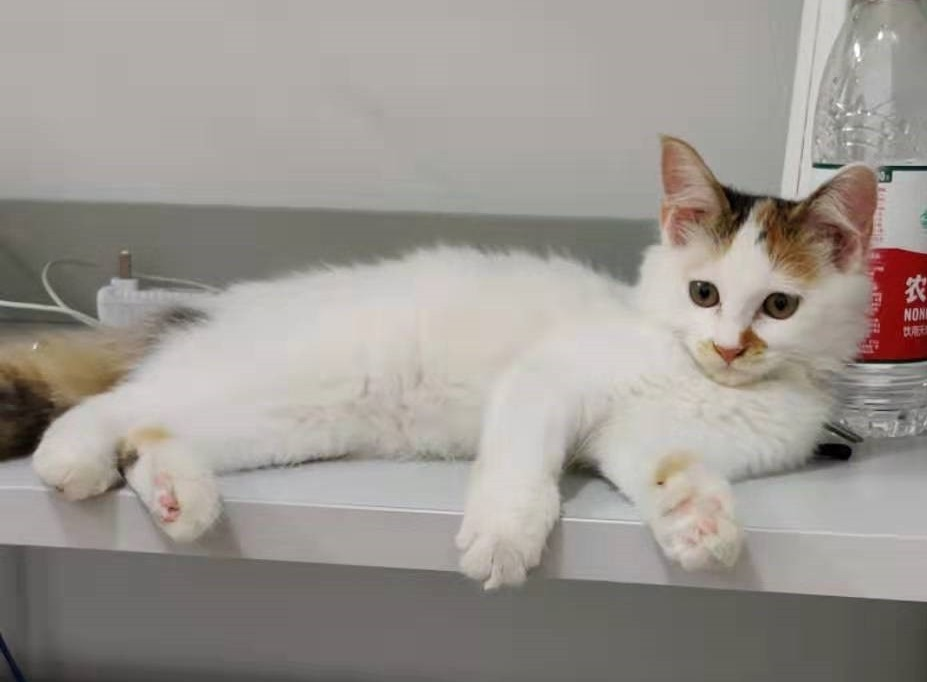
#> input picture cat.jpg, 927 x 682 px
$ python '图像阈值.py'
#> lines starting #> are read from the running program, lines starting #| are printed output that depends on the picture; after the words box and inside, x2 and y2 are one past the last pixel; in counts of white or black regions, pixels touching at a corner belong together
# -*- coding: utf-8 -*-
"""
Created on Thu Oct 31 09:15:43 2019

@author: Administrator
"""

'''
简单阈值，自适应阈值，Otsu's二值化等
学习的函数：cv2.threshold,cv2.adaptiveThreshold等
'''

'''全局阈值，用一个阈值在全图上做变换'''
import cv2
import numpy as np
import matplotlib.pyplot as plt
img = cv2.imread('cat.jpg',cv2.IMREAD_GRAYSCALE)
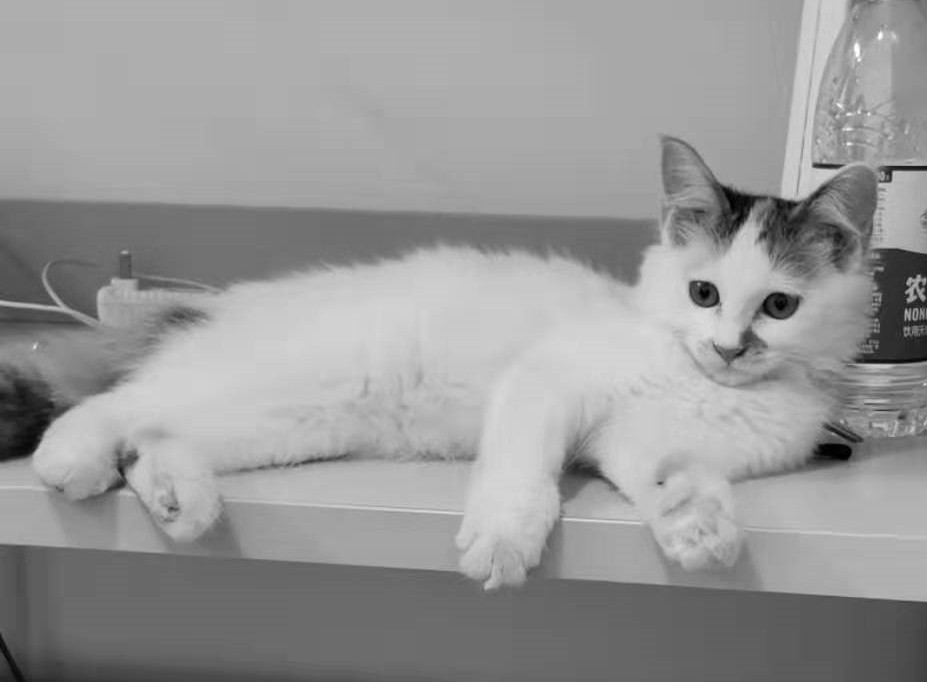
#> img: shape (682, 927); min 0, max 255, mean 151.8
#参数：被处理图像，阈值，更新阈值，阈值方法
ret,th1 = cv2.threshold(img,120,255,cv2.THRESH_BINARY)  #二值化，高于阈值部分用更新阈值替代
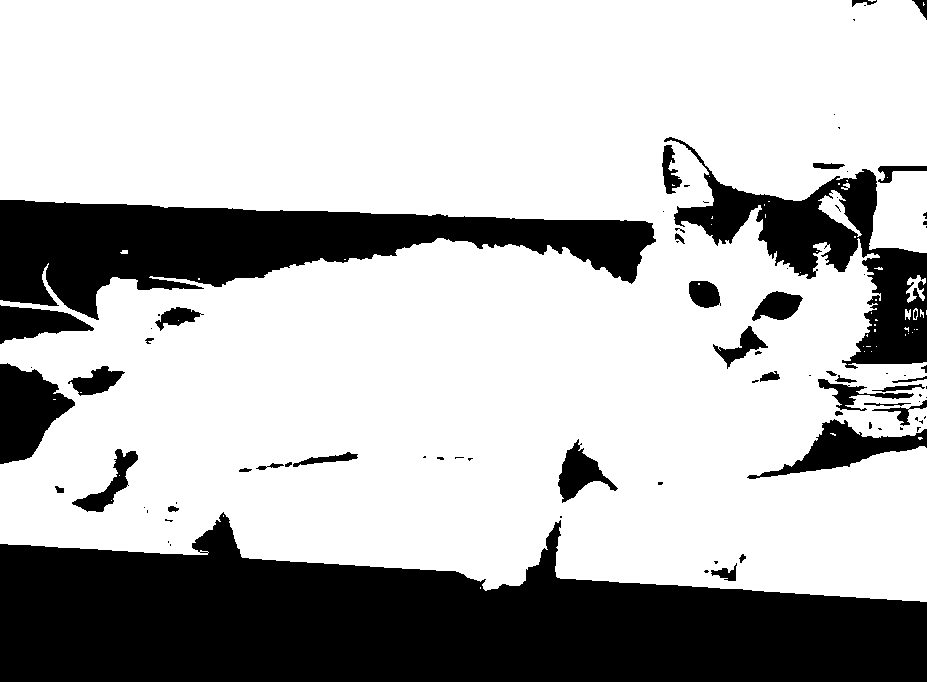
#> th1: shape (682, 927); 71.7% white; 89 black regions (49 under 20 px), largest, box (x1, y1, x2, y2) and area: (0, 512, 927, 682) 102978, (0, 200, 656, 320) 37993, (664, 137, 927, 369) 16871
ret,th2 = cv2.threshold(img,120,255,cv2.THRESH_BINARY_INV) #低于阈值部分用更新阈值取代
ret,th3 = cv2.threshold(img,120,255,cv2.THRESH_TRUNC)  #截断阈值化
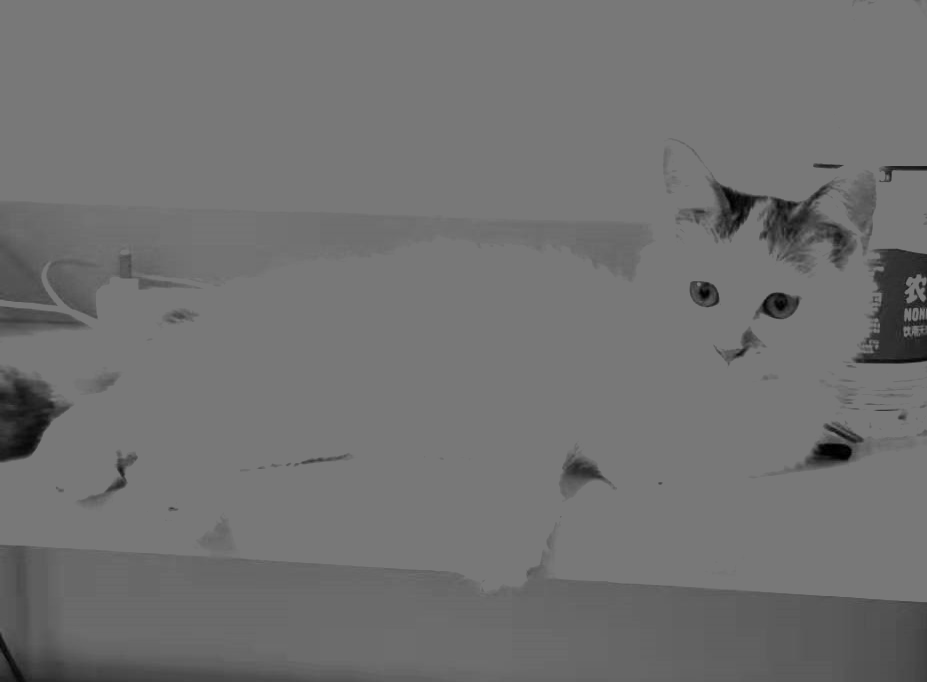
#> th3: shape (682, 927); min 0, max 120, mean 113.2
ret,th4 = cv2.threshold(img,120,255,cv2.THRESH_TOZERO)  #低于阈值部分取0
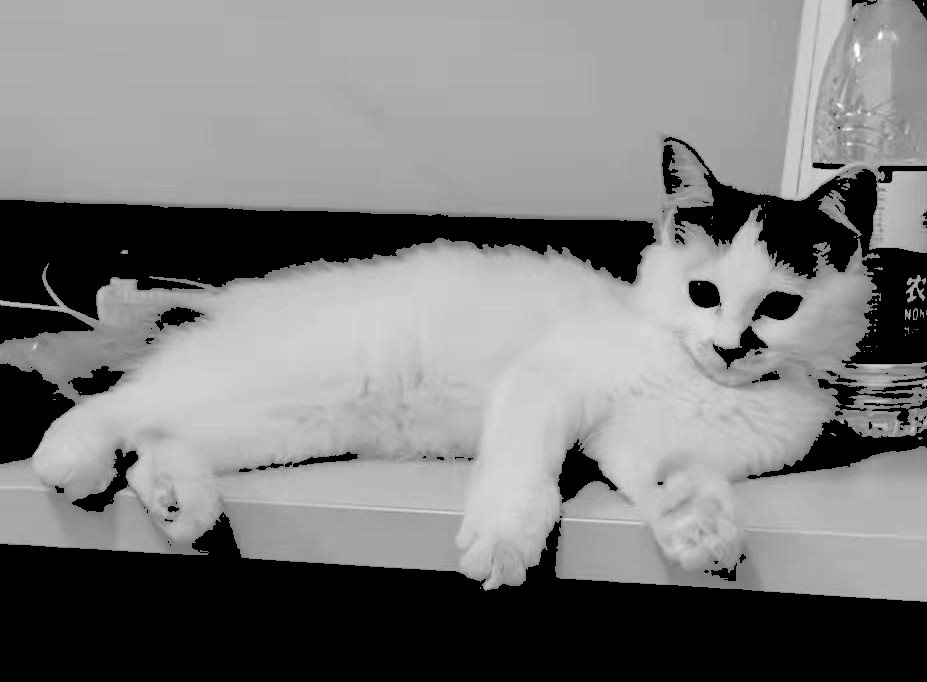
#> th4: shape (682, 927); min 0, max 255, mean 124.6
ret,th5 = cv2.threshold(img,120,255,cv2.THRESH_TOZERO_INV)  #高于阈值部分取0
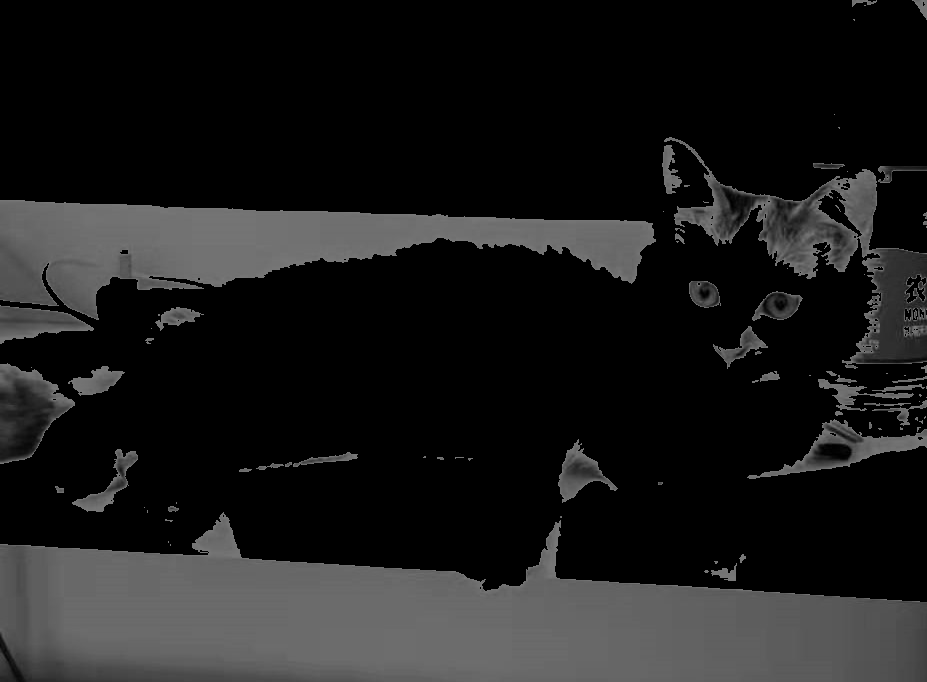
#> th5: shape (682, 927); min 0, max 120, mean 27.2
title = ['img','th1','th2','th3','th4','th5']
image = [img,th1,th2,th3,th4,th5]
for i in range(len(title)):
    plt.subplot(2,3,i+1),plt.imshow(image[i],'gray')
    plt.title(title[i])
    plt.xticks([])
    plt.yticks([])
plt.show()


'''
自适应阈值，在图像不同区域采用不同的阈值
方法：1.cv2.ADAPTIVE_THRESH_MEAN_C，阈值取自领域区域的平均值
2.cv2.ADAPTIVE_THRESH_GAUSSIAN_C,阈值取自领域区域的加权和，权重为一个高斯窗口

BLOCK_SIZE：领域大小
C：常数，最后的阈值是上述方法得到后的值减去C
'''

import cv2
import numpy as np
import matplotlib.pyplot as plt
img = cv2.imread('cat.jpg',cv2.IMREAD_GRAYSCALE)
#img = img.astype(np.float32)
img = cv2.medianBlur(img,5)
ret,th1 = cv2.threshold(img,120,255,cv2.THRESH_BINARY)
#> th1: shape (682, 927); 71.8% white; 47 black regions (10 under 20 px), largest, box (x1, y1, x2, y2) and area: (0, 514, 927, 682) 102987, (0, 200, 655, 319) 38022, (674, 168, 927, 368) 16887
#参数：被处理图像，更新阈值，阈值选取方法，阈值方法，领域大小，
th2 = cv2.adaptiveThreshold(img,255,cv2.ADAPTIVE_THRESH_MEAN_C,cv2.THRESH_BINARY,11,2)
#> th2: shape (682, 927); 87.3% white; 1152 black regions (865 under 20 px), largest, box (x1, y1, x2, y2) and area: (658, 133, 927, 364) 7062, (0, 395, 636, 598) 6034, (0, 199, 662, 287) 5814
th3 = cv2.adaptiveThreshold(img,255,cv2.ADAPTIVE_THRESH_GAUSSIAN_C,cv2.THRESH_BINARY,11,2)
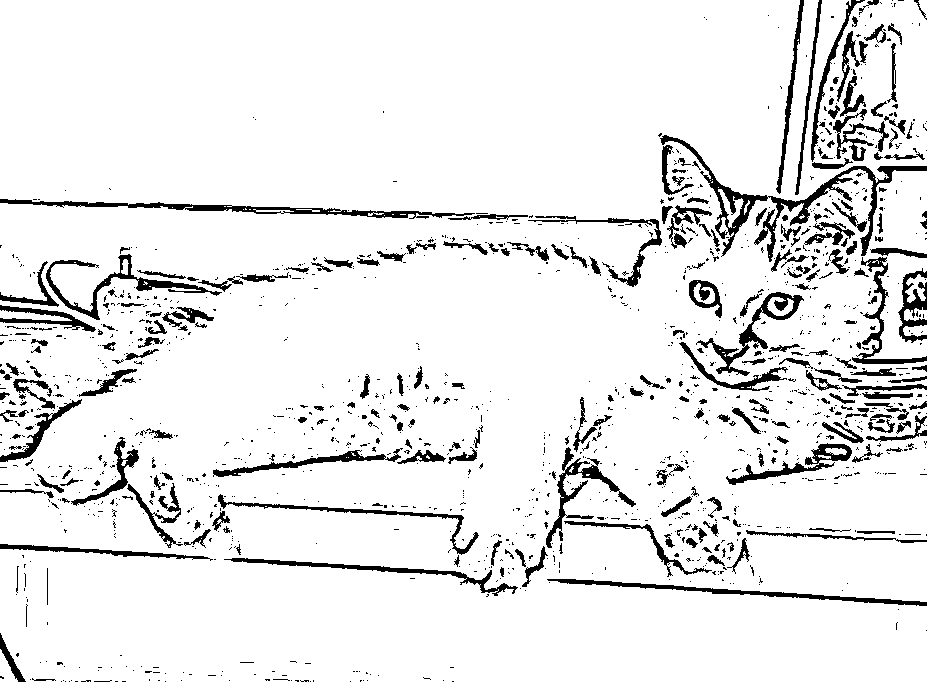
#> th3: shape (682, 927); 91.6% white; 1427 black regions (1166 under 20 px), largest, box (x1, y1, x2, y2) and area: (660, 135, 927, 262) 3627, (0, 199, 475, 219) 2103, (547, 579, 927, 606) 1551
title = ['img','GLOBAL','ADAPTIVE_MEAN','ADAPTIVE_GAUSSIAN']
image = [img,th1,th2,th3]
'''
for i in range(len(title)):
    cv2.imshow(title[i],image[i])
cv2.waitKey(0)
cv2.destroyAllWindows()
'''
for i in range(len(title)):
    plt.subplot(2,2,i+1),plt.imshow(image[i],'gray')
    plt.title(title[i])
    plt.xticks([])
    plt.yticks([])
plt.show()


'''
Otsu's二值化
在全局阈值中，我们要不断尝试选取合适的阈值对图像进行阈值化处理
对于图像直方图是双峰时，使用Otsu二值化可以自动寻找最佳的阈值
这对于双峰图像有优势，对于非双峰图像可能不理想
使用的函数是cv2.threshold(),要额外增加一个参数cv2.THRESE_OTSU,
最佳阈值的返回值是retVal，使用该二值化时，函数内的阈值要设为0
'''
import cv2
import numpy as np
import matplotlib.pyplot as plt
img = cv2.imread('cat.jpg',cv2.IMREAD_GRAYSCALE)
#img = img.astype(np.float32)
img = cv2.medianBlur(img,5)
ret,th1 = cv2.threshold(img,120,255,cv2.THRESH_BINARY)
print(ret)
ret,th2 = cv2.threshold(img,0,255,cv2.THRESH_BINARY+cv2.THRESH_OTSU)
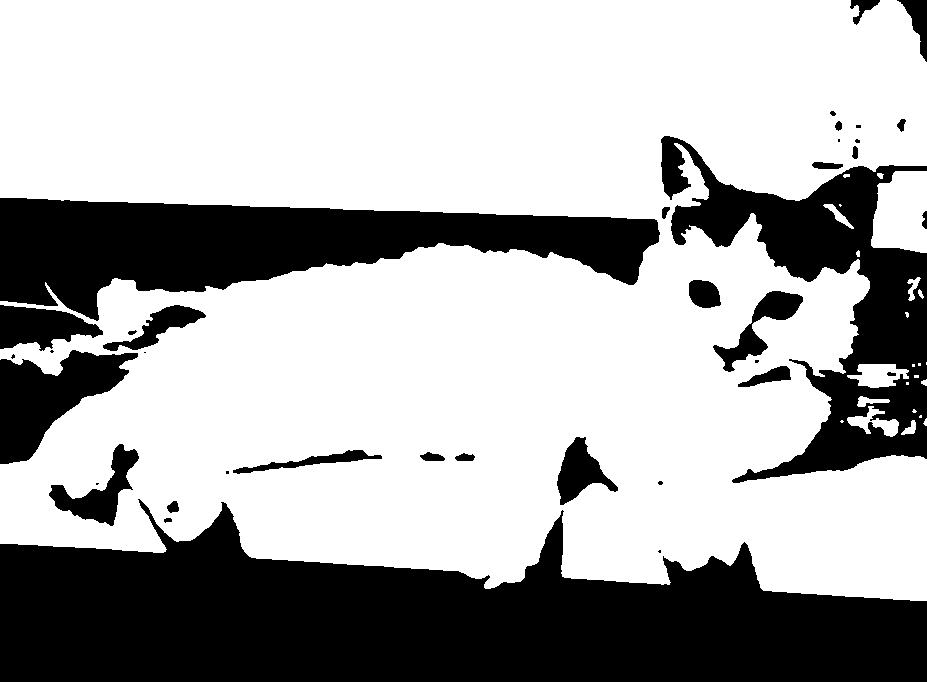
#> th2: shape (682, 927); 67.5% white; 38 black regions (11 under 20 px), largest, box (x1, y1, x2, y2) and area: (0, 499, 927, 682) 107465, (0, 198, 660, 321) 42674, (661, 136, 927, 483) 31820
#> ret = 138
print(ret)
#| 138.0
title = ['img','GLOBAL','OTSU']
image = [img,th1,th2]
for i in range(len(title)):
    plt.subplot(3,1,i+1),plt.imshow(image[i],'gray')
    plt.title(title[i])
    plt.xticks([])
    plt.yticks([])
plt.show()

$ run again, with aero.jpg copied over cat.jpg
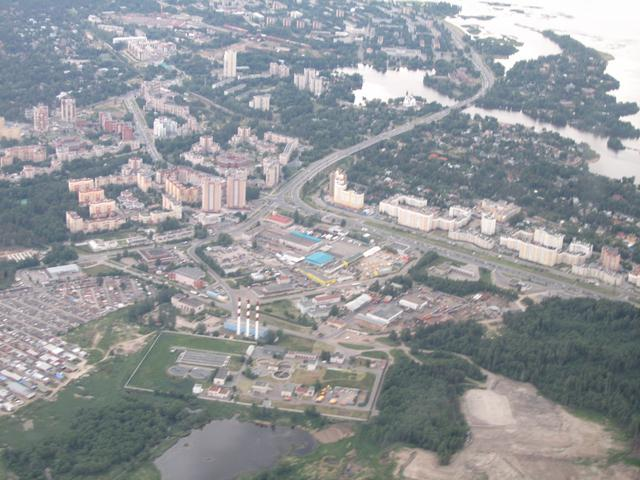
#> input picture aero.jpg, 640 x 480 px
#> `ret,th1 = cv2.threshold(img,120,255,cv2.THRESH_BINARY)`:
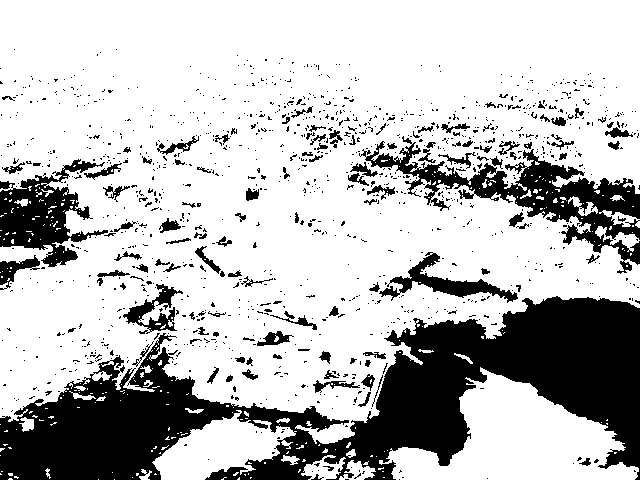
#> th1: shape (480, 640); 74.3% white; 1204 black regions (1082 under 20 px), largest, box (x1, y1, x2, y2) and area: (0, 296, 640, 480) 50902, (359, 136, 640, 274) 8964, (0, 159, 108, 267) 5114
#> `ret,th2 = cv2.threshold(img,0,255,cv2.THRESH_BINARY+cv2.THRESH_OTSU)`:
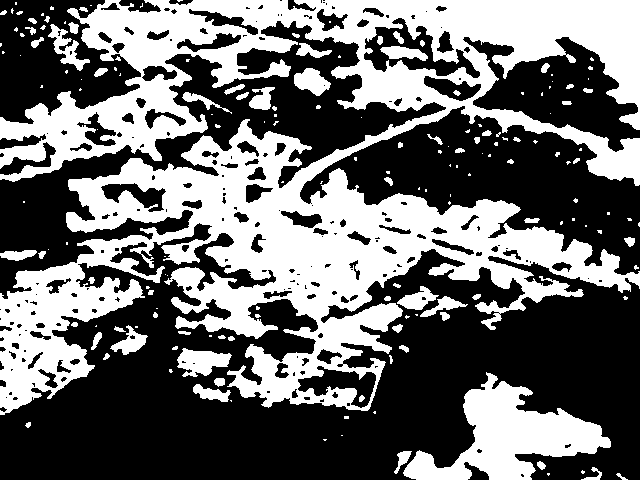
#> th2: shape (480, 640); 42.2% white; 170 white regions (101 under 20 px), largest, box (x1, y1, x2, y2) and area: (0, 0, 640, 415) 111129, (403, 372, 611, 480) 9523, (177, 348, 232, 377) 989
#> ret = 154
#| 154.0
